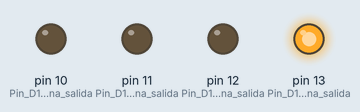
A sketch run on a simulated Arduino Uno, built with avr-gcc and run on an emulated ATmega328P. Shown: output pins drawn as LEDs (lit = HIGH).

Above: at 0.5 s.
At 1.5 s:
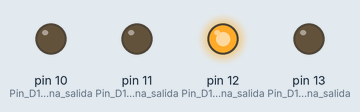
At 2.5 s:
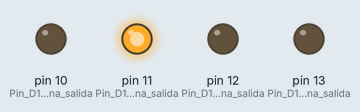
At 3.5 s:
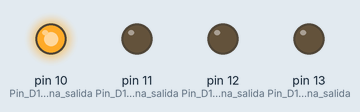
Timing chart, 0 to 5.2 s (numbered marks = the images above):
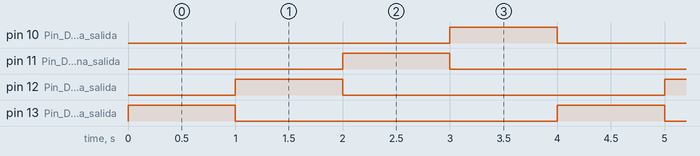

The sketch:

Frimware_E02.ino
```cpp
//" ¡No copies y pegues el código, analízalo e inspirate en el! "

/*************************************************************************
 *   Copyright (C) 2023 Jesús Camarena                                   *
 *   jesus.garzacmn@uanl.edu.mx                                          *
 *   Licencia: Attribution-NonCommercial-ShareAlike 3.0(CC-BY-NC-SA 3.0) *
 *   https://creativecommons.org/licenses/by-nc-sa/3.0/                  *
 *                                                                       *
 *   Ejemplo:                                                            *
 *   Dispositivo: Arduino UNO                                            *
 *   Lenguaje: Arduino                                                   *
 *   Rev: 1.0                                                            *
 *                                                     Fecha: 15/03/23   *
 ************************************************************************/

//Se ejecuta solamente una vez
void setup()
{
// Configurar el pines como salidas
  //--Outputs
  pinMode(13,OUTPUT); // Pin D13 es una salida
  pinMode(12,OUTPUT); // Pin D12 es una salida
  pinMode(11,OUTPUT); // Pin D13 es una salida
  pinMode(10,OUTPUT); // Pin D12 es una salida
}//Fin setup

//Se ejecuta infinitamente
void loop()
{
    digitalWrite(13,HIGH); // Pin D13 esta encendido
    delay(1000); // Retardo de 1 segundo
    digitalWrite(13,LOW);  // Pin D12 esta apagado
    digitalWrite(12,HIGH); // Pin D13 esta encendido
    delay(1000); // Retardo de 1 segundo
    digitalWrite(12,LOW);  // Pin D12 esta apagado
    digitalWrite(11,HIGH); // Pin D13 esta encendido
    delay(1000); // Retardo de 1 segundo
    digitalWrite(11,LOW);  // Pin D12 esta apagado
    digitalWrite(10,HIGH); // Pin D13 esta encendido
    delay(1000); // Retardo de 1 segundo
    digitalWrite(10,LOW);  // Pin D12 esta apagado
}//Fin loop
```

Measured:
- by itself, pin 10 (Pin_D12_es_una_salida), pin 11 (Pin_D13_es_una_salida), pin 12 (Pin_D12_es_una_salida), pin 13 (Pin_D13_es_una_salida): alternates HIGH for 1.0 s and LOW for 3.0 s
- by itself, everything shown: repeats every 4.0 s, in 5 steps
